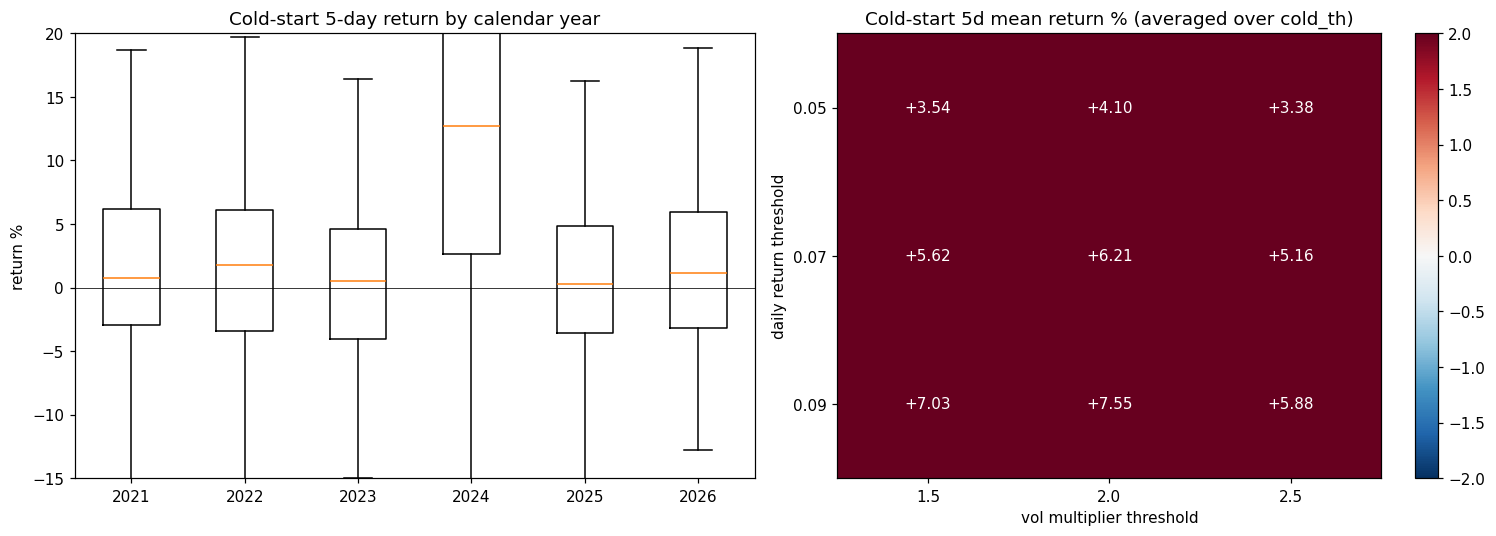

Source code (Python):
# ---
# jupyter:
#   jupytext:
#     formats: py:percent
# ---

# %% [markdown]
# # 02 · 放量大涨生命周期 — 在 5 年数据上 replicate + sensitivity
#
# 用户在 JoinQuant 上做了 2025-11 → 2026-05 共 118 个交易日的实证，发现：
# - 朴素 "≥7% + 2x volume" 追涨：weak（5日 +0.11%，胜率 44%）
# - **首次爆发 vs 重复爆发**：首次显著好（5日 +0.74% vs -0.94%）
# - **冷启动首次爆发**（前 5 日累计涨幅 ≤2%）：5日 +1.34%，胜率 50.6%
# - 但相对中证 1000 超额只 +0.12%
#
# **本 notebook 目的**：
# 1. 在我们的 5 年 stock_db_cn 数据上 replicate 同样逻辑（量级一致吗？方向一致吗？）
# 2. **Threshold sensitivity**：换阈值（涨幅 / 量比 / 冷启动定义）效应是否仍在 — 检测是不是窄峰
# 3. **Regime sensitivity**：按日历年切，每年单独看 — 是不是 2025-26 特有
#
# **诚实标注的近似**：
# - 用户用 `money` (成交额)，我们 schema 只存了 `volume` (股数)。`volume[t]/mean(volume[20])` 跟
#   `money[t]/mean(money[20])` 的比值差一个 ~5-10% 的偏离，对粗粒度阈值（2x / 1.5x）影响不大
#   但应注意完全数值不可比。

# %%
import os
import sys

sys.path.insert(0, os.path.dirname(os.path.dirname(os.path.abspath(__file__))))
os.environ['STOCK_DB_TYPE']     = 'postgresql'
os.environ['STOCK_PG_PORT']     = '5433'
os.environ['STOCK_PG_DATABASE'] = 'stock_db_cn'

import numpy as np
import pandas as pd
import matplotlib.pyplot as plt
import psycopg2

from config.database import config

pd.options.display.max_columns = 50
pd.options.display.width = 180

# %% [markdown]
# ## 1. 加载 OHLCV

# %%
conn = psycopg2.connect(config.get_connection_string())
prices = pd.read_sql(
    "SELECT symbol, date, open, close, volume FROM price_history ORDER BY symbol, date",
    conn, parse_dates=['date'],
)
conn.close()
for c in ('open', 'close'):
    prices[c] = prices[c].astype('float64')
prices['volume'] = prices['volume'].astype('float64')
print(f'{len(prices):,} rows, {prices["symbol"].nunique()} symbols, '
      f'{prices["date"].min().date()} .. {prices["date"].max().date()}')


# %% [markdown]
# ## 2. 特征（per-symbol）— 日内涨幅 / 量倍数 / 5日累计涨幅 / 5日内是否已爆发

# %%
prices = prices.sort_values(['symbol', 'date']).reset_index(drop=True)
g = prices.groupby('symbol', sort=False)

prices['ret_1d']     = g['close'].pct_change(1)
prices['vol_avg_20d'] = g['volume'].transform(lambda s: s.rolling(20).mean())
prices['vol_mult']    = prices['volume'] / prices['vol_avg_20d']

# Cumulative return over past 5 trading days (close-to-close)
prices['cum_ret_5d']  = g['close'].pct_change(5)

# Was there any >=7% day in the past 5 trading days BEFORE today?
# rolling(5) of ret_1d.shift(1) → last 5 days excluding today
prev5_max = g['ret_1d'].transform(lambda s: s.shift(1).rolling(5).max())
prices['prev5_max_ret'] = prev5_max

print('features done')
prices[['symbol','date','close','ret_1d','vol_mult','cum_ret_5d','prev5_max_ret']].tail(5)


# %% [markdown]
# ## 3. 计算"次日开盘买入 → N日收盘卖出"的可交易收益
# 用户的口径：避免 lookahead，event 当日不交易，开盘信号确认是次日。

# %%
HORIZONS = [1, 2, 3, 5]
g = prices.groupby('symbol', sort=False)
next_open = g['open'].shift(-1)              # 次日开盘价（buy）
for h in HORIZONS:
    close_n = g['close'].shift(-h)           # 第 h 日收盘价（sell at close of t+h）
    # 用户的"持有期 N 日"= 次日开盘买，第 1/2/3/5 日 close 卖。
    # 即买入价 = open[t+1], 卖出价 = close[t+h] 其中 h 是持有 trade days 后
    # h=1 → buy open[t+1], sell close[t+1] (持有1日)
    # h=5 → buy open[t+1], sell close[t+5] (持有5日)
    prices[f'ret_h{h}'] = close_n / next_open - 1


# %% [markdown]
# ## 4. Detector 基线（用户的朴素版）：≥7% + 2x volume

# %%
def define_events(df, ret_th=0.07, vol_th=2.0, cold_th=0.02):
    """Returns three masks at the event-day grain.

    Note: prev5_max_ret = max single-day return in the 5 trading days
    BEFORE today (excluding today). So:
      - first_breakout: prev5_max_ret < ret_th
      - repeat_breakout: prev5_max_ret >= ret_th
      - cold_start: first_breakout AND cum_ret_5d <= cold_th
    """
    base = (df['ret_1d'] >= ret_th) & (df['vol_mult'] >= vol_th)
    first = base & (df['prev5_max_ret'] < ret_th)
    repeat = base & (df['prev5_max_ret'] >= ret_th)
    cold = first & (df['cum_ret_5d'] <= cold_th)
    warm = first & (df['cum_ret_5d'] > cold_th) & (df['cum_ret_5d'] <= 0.10)
    hot  = first & (df['cum_ret_5d'] > 0.10)
    return {'base': base, 'first': first, 'repeat': repeat,
            'cold': cold, 'warm': warm, 'hot': hot}


def stats(mask, label):
    """Return DataFrame of (horizon, n, mean, median, winrate) for a mask."""
    out = []
    for h in HORIZONS:
        r = prices.loc[mask, f'ret_h{h}'].dropna()
        out.append({'group': label, 'horizon': h, 'n': len(r),
                    'mean_%': r.mean() * 100,
                    'median_%': r.median() * 100,
                    'winrate_%': (r > 0).mean() * 100})
    return pd.DataFrame(out)


events = define_events(prices)

print('event counts:')
for k, m in events.items():
    print(f'  {k:<8s}: {m.sum():,}')


# %% [markdown]
# ## 5. 全 5 年数据：基线 / 首次 / 重复 / 冷启动 / 温和 / 已热

# %%
all_groups = pd.concat([
    stats(events['base'],   'all naive (≥7% +2x vol)'),
    stats(events['first'],  'first breakout'),
    stats(events['repeat'], 'repeat breakout'),
    stats(events['cold'],   'cold start (first + cum5d ≤2%)'),
    stats(events['warm'],   'warm start (first + cum5d 2-10%)'),
    stats(events['hot'],    'hot start  (first + cum5d >10%)'),
], ignore_index=True)

# Pivot for legibility: rows=group, cols=horizon, value=mean%
piv = all_groups.pivot(index='group', columns='horizon',
                       values=['mean_%', 'winrate_%', 'n'])
print('5-YEAR replication (mean % return | win rate % | N):')
print(piv.round(3))


# %% [markdown]
# ## 6. Regime stability — 按日历年拆

# %%
prices['year'] = prices['date'].dt.year
years = sorted(prices['year'].unique())
print('\nCOLD-START group, per-year 5-day return:\n')
print(f'{"year":>6s}  {"N":>6s}  {"mean %":>8s}  {"median %":>9s}  {"winrate %":>10s}')
print('-' * 50)
cold_mask = events['cold']
for y in years:
    sub = prices[cold_mask & (prices['year'] == y)]['ret_h5'].dropna()
    if len(sub):
        print(f'{y:>6d}  {len(sub):>6,d}  {sub.mean()*100:>7.3f}%  '
              f'{sub.median()*100:>8.3f}%  {(sub > 0).mean()*100:>9.2f}%')


# %% [markdown]
# ## 7. Threshold sensitivity — 冷启动 5 日均值收益作为效应衡量

# %%
ret_grid  = [0.05, 0.07, 0.09]   # 单日涨幅阈值
vol_grid  = [1.5, 2.0, 2.5]      # 量倍数
cold_grid = [0.00, 0.02, 0.05]   # 冷启动累计涨幅上限

rows = []
for r in ret_grid:
    for v in vol_grid:
        for c in cold_grid:
            ev = define_events(prices, ret_th=r, vol_th=v, cold_th=c)
            cold_5d = prices.loc[ev['cold'], 'ret_h5'].dropna()
            rows.append({
                'ret_th': r, 'vol_th': v, 'cold_th': c,
                'n': len(cold_5d),
                'mean_5d_%':   cold_5d.mean() * 100   if len(cold_5d) else np.nan,
                'median_5d_%': cold_5d.median() * 100 if len(cold_5d) else np.nan,
                'winrate_%':   (cold_5d > 0).mean() * 100 if len(cold_5d) else np.nan,
            })
sens = pd.DataFrame(rows)
print('THRESHOLD SENSITIVITY (cold-start 5-day return):')
print(sens.pivot_table(index=['ret_th','vol_th'], columns='cold_th',
                        values='mean_5d_%').round(3))
print()
print('(N events per cell):')
print(sens.pivot_table(index=['ret_th','vol_th'], columns='cold_th',
                       values='n').astype(int))


# %% [markdown]
# ## 8. 焦点期 vs 全期 — 跟用户的 6 个月窗口对照

# %%
user_window = (prices['date'] >= '2025-11-17') & (prices['date'] <= '2026-05-15')
print('\nCOLD-START in USER WINDOW (2025-11-17 .. 2026-05-15):')
for h in HORIZONS:
    sub = prices.loc[events['cold'] & user_window, f'ret_h{h}'].dropna()
    print(f'  h{h}: n={len(sub):,}  mean={sub.mean()*100:+.3f}%  '
          f'median={sub.median()*100:+.3f}%  win={((sub>0).mean()*100):.2f}%')

print('\nCOLD-START in FULL 5-YEAR (for comparison):')
for h in HORIZONS:
    sub = prices.loc[events['cold'], f'ret_h{h}'].dropna()
    print(f'  h{h}: n={len(sub):,}  mean={sub.mean()*100:+.3f}%  '
          f'median={sub.median()*100:+.3f}%  win={((sub>0).mean()*100):.2f}%')


# %% [markdown]
# ## 9. 可视化：每年 cold-start 5d 收益分布 + threshold grid heatmap

# %%
fig, axes = plt.subplots(1, 2, figsize=(14, 5))

# Left: per-year boxplot of cold-start 5-day return
yearly = []
for y in years:
    sub = prices.loc[events['cold'] & (prices['year'] == y), 'ret_h5'].dropna() * 100
    if len(sub) > 20:
        yearly.append((y, sub))
axes[0].boxplot([s for _, s in yearly], labels=[str(y) for y, _ in yearly],
                showfliers=False)
axes[0].axhline(0, color='k', linewidth=0.5)
axes[0].set_title('Cold-start 5-day return by calendar year')
axes[0].set_ylabel('return %')
axes[0].set_ylim(-15, 20)

# Right: heatmap of sensitivity (avg over cold_th, indexed by ret_th × vol_th)
heat = sens.pivot_table(index='ret_th', columns='vol_th', values='mean_5d_%')
im = axes[1].imshow(heat.values, cmap='RdBu_r', vmin=-2, vmax=2, aspect='auto')
axes[1].set_xticks(range(len(vol_grid))); axes[1].set_xticklabels(vol_grid)
axes[1].set_yticks(range(len(ret_grid))); axes[1].set_yticklabels(ret_grid)
axes[1].set_xlabel('vol multiplier threshold')
axes[1].set_ylabel('daily return threshold')
axes[1].set_title('Cold-start 5d mean return % (averaged over cold_th)')
for i in range(len(ret_grid)):
    for j in range(len(vol_grid)):
        axes[1].text(j, i, f'{heat.values[i,j]:+.2f}', ha='center', va='center',
                     color='white' if abs(heat.values[i,j]) > 1 else 'black')
plt.colorbar(im, ax=axes[1])

plt.tight_layout()
out = os.path.join(os.path.dirname(__file__), '02_breakout_lifecycle.png')
plt.savefig(out, dpi=110, bbox_inches='tight')
print(f'saved: {out}')
